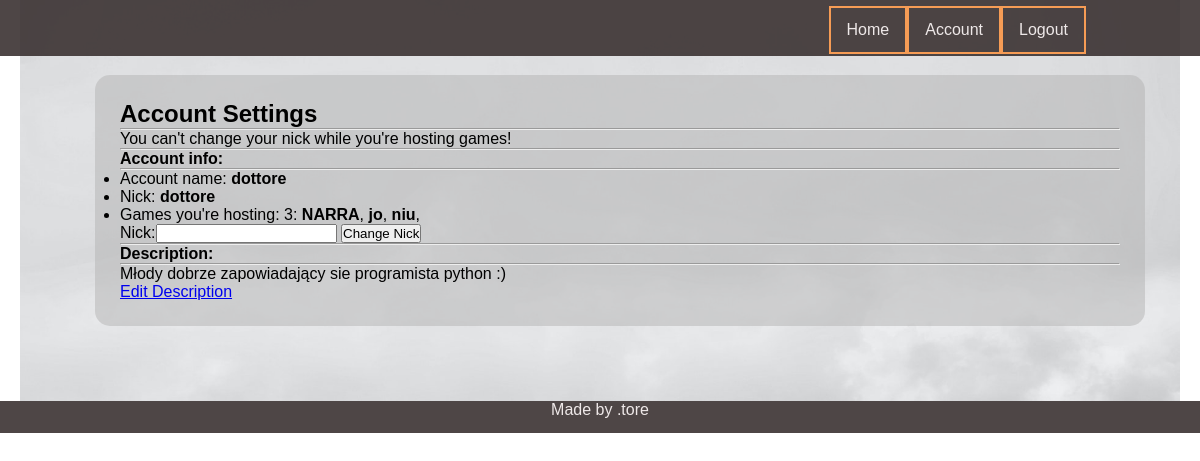
Page /player/account/dottore=nickchange_forbidden (signed in) on the committed database.
### game/models.py (models this page shows, shortened)
class Notification(models.Model):
    name = models.CharField(max_length=150)
    note = models.TextField(blank=True, null=True)

class Game(models.Model):
    name = models.CharField(max_length=150)
    host = models.CharField(max_length=10)
    config = models.ForeignKey(Config, on_delete=models.CASCADE, related_name='game_config', blank=True,
                                       null=True)
    is_played = models.BooleanField(default=False)
    max_players = models.IntegerField(default=4)
    who_is_ready = models.ManyToManyField(Player, related_name="guys_ready", blank=True)
    who_is_playing = models.ManyToManyField(Player, related_name="guys_playing", blank=True)
    turn = models.IntegerField(default=1)
    turn_of_player = models.ForeignKey(Player, on_delete=models.CASCADE, related_name='czyja_tura', blank=True,
                                       null=True)

### player/models.py (models this page shows, shortened)
class Player(models.Model):
    name = models.ForeignKey(User,on_delete=models.CASCADE,related_name='player_name')
    parent= models.CharField(max_length = 10)
    nick = models.CharField(max_length=10 )
    in_game= models.BooleanField(default = False)
    money = models.IntegerField(default=150)
    position = models.IntegerField(default=0)
    tossed_dice= models.BooleanField(default=False)
    description = models.TextField(max_length = 300, null = True)
    def __str__(self):
        return self.nick

### player/views.py (the view)
# urls.py: path('account/<str:acc>=<str:notif>', account, name="player_account"),
@login_required
def account(request, acc, notif):
    usr =request.user
    player = Player.objects.get(parent=usr.username)
    form = ChangeNick
    hs = Game.objects.filter(host=player.nick)
    hs_nr = hs.count()
    noti = Notification.objects.get(name=notif)
    desc = player.description
    args = {'player':player,'form':form, 'games':hs, 'games_nr':hs_nr,'notification':noti.note, 'description':desc}
    return render(request, 'player/player_account.html', args)

### templates/player/player_account.html (shortened to what this page needs)
{% extends 'base.html' %}
{% block content %}
<h1>Account Settings</h1>
<hr>
{{notification}}
<hr>
<div class = 'jumbotron'>
    <h4>Account info:</h4>
    <hr>
    <ul>
        <li>Account name:<strong> {{user.username}}</strong></li>
        <li>Nick: <strong>{{player}}</strong></li>
        <li>
            Games you're hosting: {{games_nr}}: {% for g in games %}
            <strong>{{g.name}}</strong>,
            {% endfor %}
        </li>
        <form method ="POST" action = '{% url 'change_nick' %}'>
{{form}}
    <button type = 'submit' name="create" value = 'ok'>Change Nick</button>
       </form>
    </ul>
    <hr>
    <h4> Description:</h4>
    <hr>
    <p>
        {{description}}
    </p>
    <a href='{% url "edit_description" user.username%}'>Edit Description</a>
</div>
</div>
{% endblock %}

### static/css/main.css (style rules this page uses)
* { padding: 0; margin: 0; box-sizing: border-box; }
body { font-family: "Noto Sans JP", sans-serif; }
:root { --main-bg-color: hsla(0, 0%, 70%, 50%); --main-bars-color: rgba(59, 50, 50, 0.9); --main-color-alpha: rgba(39, 26, 26, 0.3); --main-gold-border: #f69c55; --font-color: rgb(238, 232, 232); }

### rows in the picture
Notification: note "You can't change your nick while you're hosting games!"
Player: nick "dottore", description "Młody dobrze zapowiadający sie programista python :)"
Game: name "NARRA"
Game: name "jo"
Game: name "niu"

### other values in the picture
{{ user.username }} "dottore"
{{ games_nr }} "3"
